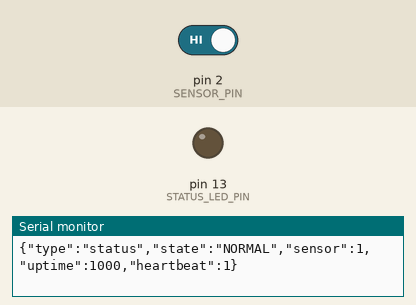
The program below on a simulated Arduino Uno, built with avr-gcc and run on an emulated ATmega328P. On the bench: output pins drawn as LEDs (lit = HIGH), the last lines printed to the serial monitor. The inputs (shaded band) are chosen by the test bench; at power-on: pin 2 (SENSOR_PIN) HIGH.

Above: at 1.2 s.
1.3 s: pin 2 (SENSOR_PIN) driven LOW
At 1.6 s:
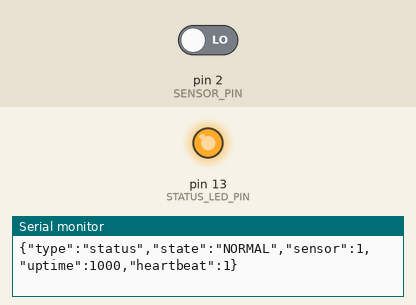
2.8 s: pin 2 (SENSOR_PIN) driven HIGH
At 4.0 s:
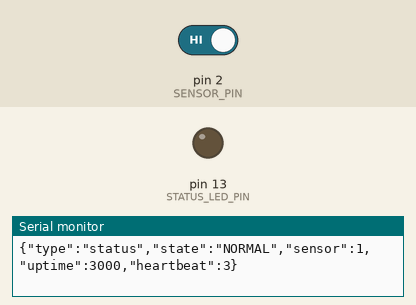
Timing chart, 0 to 5.8 s (numbered marks = the images above; inputs shaded):
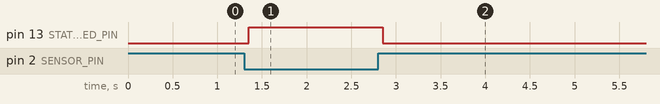

Measured:
- after the input at 1.3 s, pin 13 (STATUS_LED_PIN): LOW → HIGH after 0.05 s
- after the input at 2.8 s, pin 13 (STATUS_LED_PIN): HIGH → LOW after 0.05 s

The program:

main.cpp
```cpp
/**
 * @file main.cpp
 * @brief WaterGuard - Smart Water Leakage Detection System
 * @target Arduino UNO (ATmega328P) via PlatformIO
 *
 * HARDWARE SETUP & WIRING:
 * - Sensor VCC  --> Arduino 5V
 * - Sensor GND  --> Arduino GND
 * - Sensor DO   --> Arduino Digital Pin D2
 * - Sensor AO   --> Leave disconnected (not used for digital threshold detection)
 * - Probe       --> Connected to the two screw/header terminals of the LM393 module
 * - Onboard LED --> Arduino Pin 13 (LED_BUILTIN): Lit when LEAK is detected
 *
 * SENSOR POLARITY CONFIGURATION:
 * - Most common LM393 comparator modules pull the DO pin LOW (0) when water completes
 *   the circuit on the probe, and maintain HIGH (1) when dry due to the onboard pull-up.
 * - If your sensor module behaves inversely (DO goes HIGH when wet), change
 *   `WET_STATE_POLARITY` below from LOW to HIGH.
 *
 * SENSOR DISCONNECTION LIMITATION:
 * - IMPORTANT: Standard 3-wire digital comparator modules (VCC, GND, DO) do NOT provide
 *   a loop-back or impedance-sensing mechanism. An unplugged or broken DO wire floats or
 *   gets pulled high/low, indistinguishable from a steady state. Therefore, physical
 *   disconnection CANNOT be detected with this hardware configuration alone.
 */

#include <Arduino.h>

// =============================================================================
// Configuration Constants
// =============================================================================

// Pin assignments
constexpr uint8_t SENSOR_PIN = 2;              // Digital input from LM393 comparator (DO)
constexpr uint8_t STATUS_LED_PIN = LED_BUILTIN; // Pin 13 onboard LED for visual leak alert

// Serial communication baud rate
constexpr unsigned long SERIAL_BAUD_RATE = 9600;

// Status reporting interval (milliseconds) - approximately once per second
constexpr unsigned long STATUS_INTERVAL_MS = 1000;

// Debounce / filter stabilization window (milliseconds)
// Helps prevent false triggers caused by water ripples, splashing, or mechanical contact bounce.
constexpr unsigned long DEBOUNCE_DELAY_MS = 50;

/**
 * Active wet-state polarity:
 * - Set to LOW  if your LM393 module pulls DO to 0V (LOW) when wet (most common).
 * - Set to HIGH if your module outputs 5V (HIGH) when wet.
 */
constexpr uint8_t WET_STATE_POLARITY = LOW;

// =============================================================================
// State Tracking Variables
// =============================================================================

// Debounce state tracking
uint8_t lastRawReading = HIGH;        // Previous raw sample from SENSOR_PIN
uint8_t debouncedSensorState = HIGH;  // Filtered digital state after debounce period
unsigned long lastDebounceTime = 0;   // Timestamp of last observed raw transition

// Periodic telemetry timing and heartbeat counter
unsigned long lastReportTime = 0;     // Timestamp of last transmitted JSON telemetry
uint32_t heartbeatCounter = 0;        // Incremental packet counter

// =============================================================================
// Setup
// =============================================================================

void setup() {
  // Initialize Serial interface
  Serial.begin(SERIAL_BAUD_RATE);

  // Configure digital inputs and outputs
  pinMode(SENSOR_PIN, INPUT);
  pinMode(STATUS_LED_PIN, OUTPUT);
  digitalWrite(STATUS_LED_PIN, LOW);

  // Sample initial state
  const uint8_t initialReading = digitalRead(SENSOR_PIN);
  lastRawReading = initialReading;
  debouncedSensorState = initialReading;
}

// =============================================================================
// Main Loop
// =============================================================================

void loop() {
  const unsigned long currentMillis = millis();

  // ---------------------------------------------------------------------------
  // 1. Digital Sensor Reading with Debounce Filtering
  // ---------------------------------------------------------------------------
  const uint8_t rawReading = digitalRead(SENSOR_PIN);

  // If the raw input toggled, reset the debounce qualification timer
  if (rawReading != lastRawReading) {
    lastDebounceTime = currentMillis;
    lastRawReading = rawReading;
  }

  // Once the raw reading has remained steady for at least DEBOUNCE_DELAY_MS,
  // accept it as the genuine debounced sensor state.
  if ((currentMillis - lastDebounceTime) >= DEBOUNCE_DELAY_MS) {
    debouncedSensorState = rawReading;
  }

  // Determine logical state based on configured polarity
  const bool isLeak = (debouncedSensorState == WET_STATE_POLARITY);

  // Visual indication using Arduino Uno's onboard LED (pin 13)
  digitalWrite(STATUS_LED_PIN, isLeak ? HIGH : LOW);

  // ---------------------------------------------------------------------------
  // 2. Periodic JSON Telemetry Transmission (NDJSON at ~1 Hz)
  // ---------------------------------------------------------------------------
  if (currentMillis - lastReportTime >= STATUS_INTERVAL_MS) {
    lastReportTime = currentMillis;
    heartbeatCounter++;

    // Stream newline-delimited JSON using Flash-stored strings to preserve SRAM.
    // Schema: {"type":"status","state":"NORMAL"|"LEAK","sensor":<0|1>,"uptime":<ms>,"heartbeat":<cnt>}
    Serial.print(F("{\"type\":\"status\",\"state\":\""));
    Serial.print(isLeak ? F("LEAK") : F("NORMAL"));
    Serial.print(F("\",\"sensor\":"));
    Serial.print(rawReading);
    Serial.print(F(",\"uptime\":"));
    Serial.print(currentMillis);
    Serial.print(F(",\"heartbeat\":"));
    Serial.print(heartbeatCounter);
    Serial.println(F("}"));
  }
}
```
